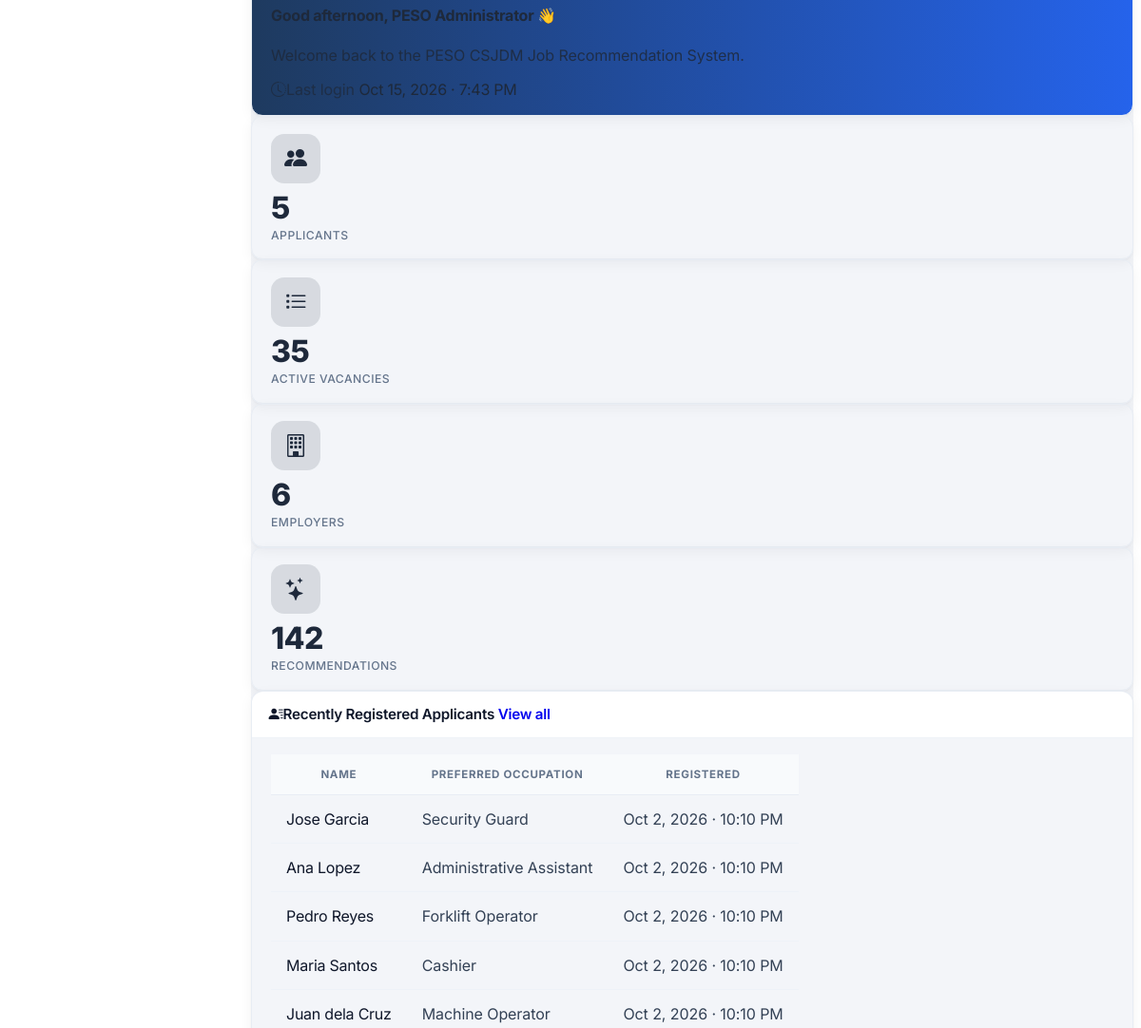
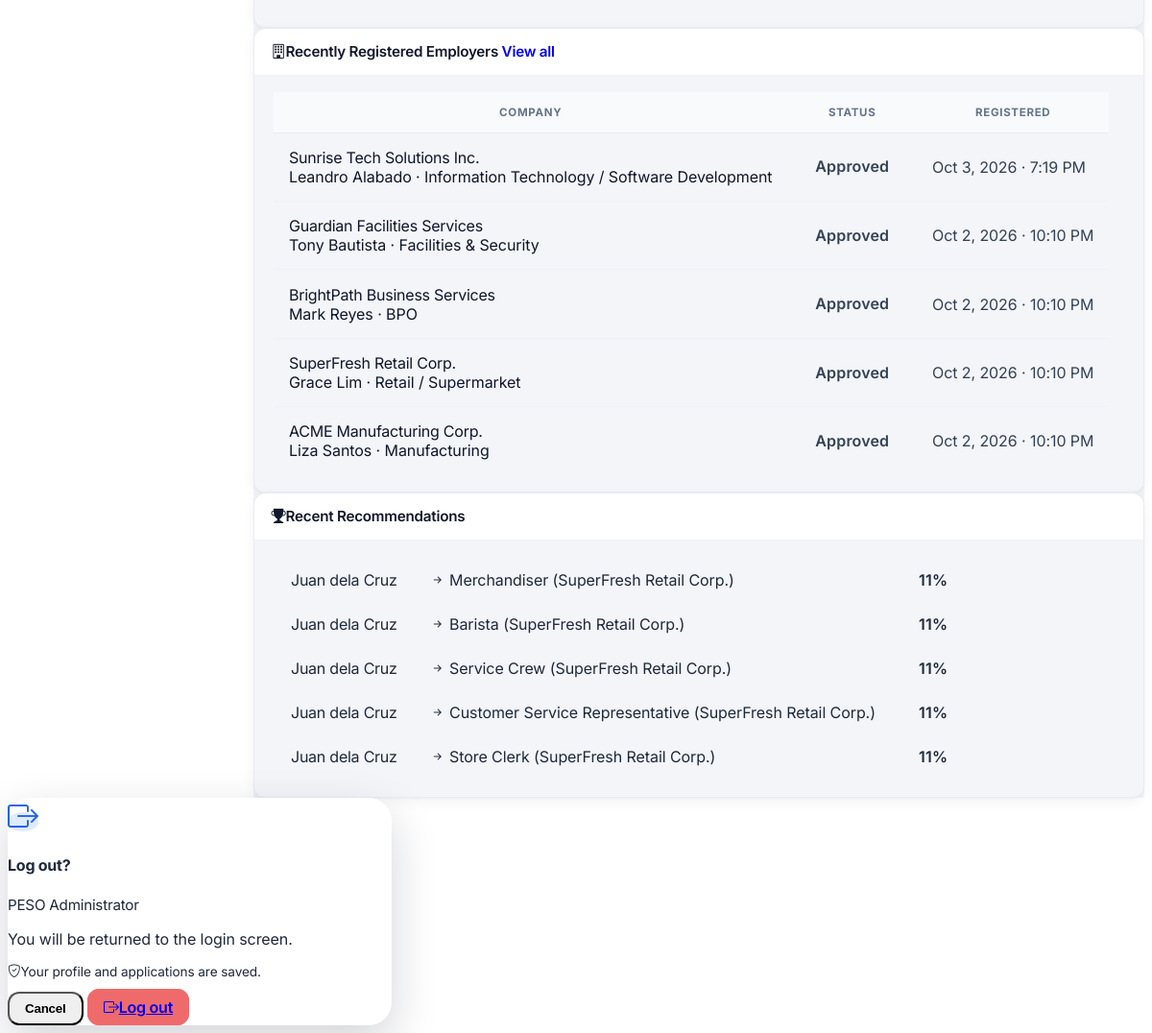
Before: /home (signed in, lower part) with the older database file (2 pictures, top to bottom).
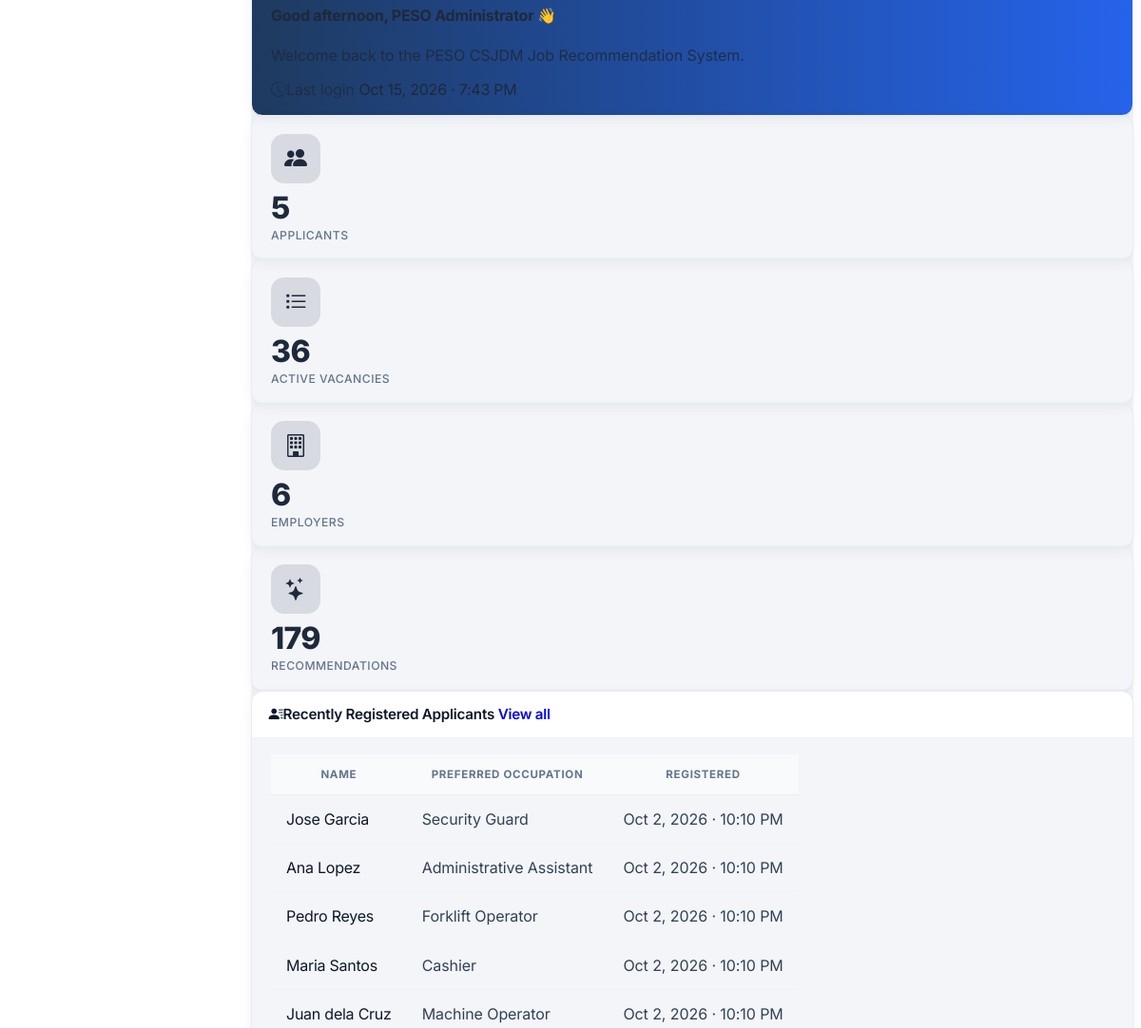
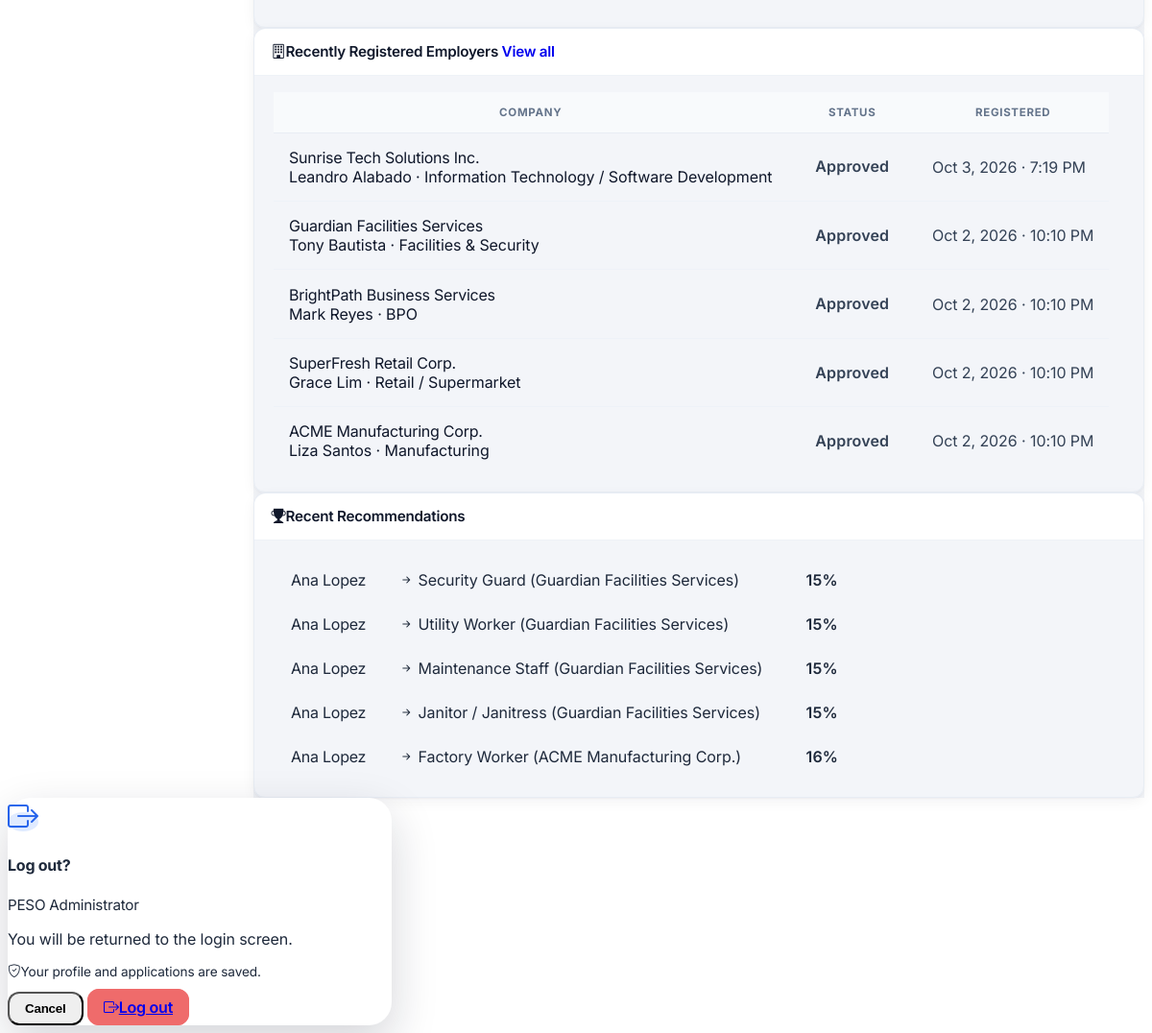
After: the same page with the newer database file (2 pictures, top to bottom).
### tables this page shows
CREATE TABLE "applicants" (
                applicant_id                 INTEGER  PRIMARY KEY AUTOINCREMENT,
                first_name         TEXT     NOT NULL,
                last_name          TEXT     NOT NULL,
                sex                TEXT,
                age                INTEGER,
                barangay           TEXT,
                district           TEXT,
                employment_status  TEXT     DEFAULT 'Unemployed',
                is_pwd             INTEGER  DEFAULT 0,
                educ_level         TEXT     NOT NULL,
                preferred_position TEXT     NOT NULL,
                skills             TEXT     NOT NULL,
                work_experience    TEXT,
                user_id            INTEGER  REFERENCES users(user_id),
                created_at         DATETIME DEFAULT CURRENT_TIMESTAMP,
                is_archived        INTEGER  DEFAULT 0
            , birthdate DATE, contact_number TEXT, middle_name TEXT, suffix TEXT, civil_status TEXT, address_line TEXT, city TEXT, province TEXT, height_cm TEXT, religion TEXT, tin TEXT, landline TEXT, disability TEXT, is_4ps INTEGER DEFAULT 0, household_id TEXT, is_wodp INTEGER DEFAULT 0, is_dswd_foodstamp INTEGER DEFAULT 0, is_caregiver INTEGER DEFAULT 0, is_ofw INTEGER DEFAULT 0, ofw_country TEXT, is_former_ofw INTEGER DEFAULT 0, former_ofw_country TEXT, ofw_return_date TEXT, employed_type TEXT, unemployed_reason TEXT, job_search_months INTEGER, pref_work_local TEXT, pref_work_overseas TEXT, languages TEXT, education TEXT, trainings TEXT, eligibilities TEXT, work_history TEXT, other_skills TEXT, certified INTEGER DEFAULT 0, certified_at DATETIME, photo TEXT);

CREATE TABLE employers (
            employer_id             INTEGER  PRIMARY KEY AUTOINCREMENT,
            user_id        INTEGER  UNIQUE NOT NULL,
            company_name   TEXT     NOT NULL,
            contact_person TEXT     NOT NULL,
            phone          TEXT,
            address        TEXT,
            is_approved    INTEGER  DEFAULT 0,
            created_at     DATETIME DEFAULT CURRENT_TIMESTAMP, tin TEXT, trade_name TEXT, location_type TEXT, employer_sector TEXT, employer_type TEXT, total_workforce TEXT, line_of_business TEXT, address_line TEXT, barangay TEXT, city TEXT, province TEXT, position TEXT, telephone TEXT, mobile TEXT, fax TEXT, profile_email TEXT, certified INTEGER DEFAULT 0, certified_at DATETIME, profile_completed INTEGER DEFAULT 0, approval_requested INTEGER DEFAULT 0,
            FOREIGN KEY (user_id) REFERENCES users(user_id)
        );

CREATE TABLE "recommendations" (
        recommendation_id INTEGER PRIMARY KEY AUTOINCREMENT,
        applicant_id      INTEGER NOT NULL,
        vacancy_id        INTEGER NOT NULL,
        suitability_score REAL    NOT NULL,
        rank              INTEGER,
        recommended_at    DATETIME DEFAULT CURRENT_TIMESTAMP, generated_by INTEGER, status TEXT DEFAULT 'pending',
        FOREIGN KEY (applicant_id) REFERENCES applicants(applicant_id),
        FOREIGN KEY (vacancy_id)   REFERENCES job_vacancies(vacancy_id)
    );

CREATE TABLE job_vacancies (
            vacancy_id                   INTEGER  PRIMARY KEY AUTOINCREMENT,
            employer_name        TEXT     NOT NULL,
            job_title            TEXT     NOT NULL,
            occupational_category TEXT    NOT NULL,
            is_local             INTEGER  DEFAULT 1,
            is_active            INTEGER  DEFAULT 1,
            created_at           DATETIME DEFAULT CURRENT_TIMESTAMP
        , employer_id INTEGER REFERENCES users(user_id), application_deadline DATE, req_gender TEXT DEFAULT 'Any', req_age_min INTEGER, req_age_max INTEGER, req_education TEXT, req_documents TEXT, req_experience_months INTEGER, salary_min INTEGER, salary_max INTEGER, salary_period TEXT, job_location TEXT, req_skills TEXT, requirements_deadline DATE, interview_date DATE, interview_time TEXT, interview_date_end DATE, interview_time_end TEXT, location_type TEXT, venue_address TEXT, max_applicants INTEGER);

### app.py (the view)
@app.route('/home')
@admin_required
def home():
    db = get_db()
    total_applicants = db.execute(
        'SELECT COUNT(*) FROM applicants WHERE is_archived=0'
    ).fetchone()[0]
    active_vacancies = db.execute(
        'SELECT COUNT(*) FROM job_vacancies WHERE is_active=1'
    ).fetchone()[0]
    total_employers = db.execute(
        'SELECT COUNT(*) FROM employers WHERE is_approved=1'
    ).fetchone()[0]
    total_recs = db.execute(
        'SELECT COUNT(*) FROM recommendations'
    ).fetchone()[0]
    total_referrals = db.execute(
        'SELECT COUNT(*) FROM referrals'
    ).fetchone()[0]
    pending_employers = db.execute(
        'SELECT COUNT(*) FROM employers WHERE is_approved=0'
    ).fetchone()[0]
    last_login_row = db.execute(
        "SELECT timestamp FROM login_logs "
        "WHERE user_id=? AND outcome='success' "
        "ORDER BY timestamp DESC LIMIT 1 OFFSET 1",
        (session['user_id'],)
    ).fetchone()
    last_login = last_login_row['timestamp'] if last_login_row else None
    recent_applicants = db.execute(
        'SELECT applicant_id, first_name, last_name, preferred_position, created_at '
        'FROM applicants WHERE is_archived=0 '
        'ORDER BY created_at DESC, applicant_id DESC LIMIT 5'
    ).fetchall()
    recent_employers = db.execute(
        'SELECT employer_id, company_name, contact_person, line_of_business, is_approved, created_at '
        'FROM employers ORDER BY created_at DESC, employer_id DESC LIMIT 5'
    ).fetchall()
    recent_referrals_rows = db.execute('''
        SELECT r.referred_at, r.status,
               a.first_name, a.last_name,
               jv.job_title, jv.employer_name
        FROM referrals r
        JOIN applicants a ON r.applicant_id=a.applicant_id
        JOIN job_vacancies jv ON r.vacancy_id=jv.vacancy_id
        ORDER BY r.referred_at DESC LIMIT 5
    ''').fetchall()
    recent_recs = db.execute('''
        SELECT a.first_name, a.last_name,
               jv.job_title, jv.employer_name,
               rec.suitability_score
        FROM recommendations rec
        JOIN applicants a     ON rec.applicant_id = a.applicant_id
        JOIN job_vacancies jv ON rec.vacancy_id   = jv.vacancy_id
        ORDER BY rec.recommended_at DESC, rec.recommendation_id DESC LIMIT 5
    ''').fetchall()
    return render_template('home.html',
                           total_applicants=total_applicants,
                           active_vacancies=active_vacancies,
                           total_employers=total_employers,
                           total_recs=total_recs,
                           total_referrals=total_referrals,
                           pending_employers=pending_employers,
                           last_login=last_login,
                           recent_applicants=recent_applicants,
                           recent_employers=recent_employers,
                           recent_referrals_rows=recent_referrals_rows,
                           recent_recs=recent_recs)

### app.py (called while the page is built)
def get_db():
    if 'db' not in g:
        g.db = sqlite3.connect(DATABASE)
        g.db.row_factory = sqlite3.Row
        g.db.execute('PRAGMA foreign_keys = ON')
    return g.db

@app.before_request
def drop_stale_session():
    if 'user_id' in session and not (request.endpoint or '').startswith('static'):
        row = get_db().execute('SELECT is_active FROM users WHERE user_id=?', (session['user_id'],)).fetchone()
        if row is None or row['is_active'] == 0:
            session.clear()

@app.before_request
def csrf_same_origin_guard():
    if request.method in ('POST', 'PUT', 'PATCH', 'DELETE'):
        src = request.headers.get('Origin') or request.headers.get('Referer')
        if src:
            from urllib.parse import urlparse
            if urlparse(src).netloc != request.host:
                abort(403)

@app.after_request
def security_headers(resp):
    resp.headers.setdefault('X-Content-Type-Options', 'nosniff')
    resp.headers.setdefault('X-Frame-Options', 'SAMEORIGIN')
    resp.headers.setdefault('Referrer-Policy', 'same-origin')
    return resp

### templates/home.html (shortened to what the changed rows need)
{% extends 'base.html' %}
{% block content %}
<div class="row g-3 mb-4">
  <div class="col-6 col-md-3">
    <div class="card stat-card border-success h-100">
      <div class="card-body text-center">
        <div class="stat-icon text-success"><i class="bi bi-list-task"></i></div>
        <div class="stat-value">{{ '{:,}'.format(active_vacancies) }}</div>
        <div class="stat-label">Active Vacancies</div>
      </div>
    </div>
  </div>
  <div class="col-6 col-md-3">
    <div class="card stat-card border-info h-100">
      <div class="card-body text-center">
        <div class="stat-icon text-info"><i class="bi bi-stars"></i></div>
        <div class="stat-value">{{ '{:,}'.format(total_recs) }}</div>
        <div class="stat-label">Recommendations</div>
      </div>
    </div>
  </div>
</div>
<div class="row g-4">
  <div class="col-lg-6">
    <div class="card shadow-sm h-100">
      <div class="card-body p-0">
        {% if recent_applicants %}
        <table class="table table-hover mb-0 apps-table">
          <thead><tr><th>Name</th><th>Preferred Occupation</th><th class="text-end">Registered</th></tr></thead>
          <tbody>
            {% for ap in recent_applicants %}
            <tr>
              <td class="fw-semibold">{{ ap.first_name }} {{ ap.last_name }}</td>
              <td class="text-muted">{{ ap.preferred_position or '—' }}</td>
              <td class="text-end text-muted small">{{ ap.created_at | friendly_dt }}</td>
            </tr>
            {% endfor %}
          </tbody>
        </table>
        {% else %}
        <div class="text-center text-muted py-5">
          <i class="bi bi-inbox fs-3 d-block mb-2 opacity-50"></i>
          No applicants registered yet.
        </div>
        {% endif %}
      </div>
    </div>
  </div>
  <div class="col-lg-6">
    <div class="card shadow-sm h-100">
      <div class="card-body p-0">
        {% if recent_employers %}
        <table class="table table-hover mb-0 apps-table">
          <thead><tr><th>Company</th><th>Status</th><th class="text-end">Registered</th></tr></thead>
          <tbody>
            {% for e in recent_employers %}
            <tr>
              <td>
                <div class="fw-semibold">{{ e.company_name or '(profile not completed)' }}</div>
                <div class="text-muted small">{{ e.contact_person or '' }}{% if e.line_of_business %} &middot; {{ e.line_of_business }}{% endif %}</div>
              </td>
              <td>
                {% if e.is_approved %}<span class="badge bg-success-subtle text-success-emphasis">Approved</span>
                {% else %}<span class="badge bg-warning-subtle text-warning-emphasis">Pending</span>{% endif %}
              </td>
              <td class="text-end text-muted small">{{ e.created_at | friendly_dt }}</td>
            </tr>
            {% endfor %}
          </tbody>
        </table>
        {% else %}
        <div class="text-center text-muted py-5">
          <i class="bi bi-building fs-3 d-block mb-2 opacity-50"></i>
          No employers registered yet.
        </div>
        {% endif %}
      </div>
    </div>
  </div>
  <div class="col-12">
    <div class="card shadow-sm h-100">
      <div class="card-body p-0">
        {% if recent_recs %}
        <table class="table table-hover mb-0">
          <tbody>
            {% for r in recent_recs %}
            <tr>
              <td class="fw-semibold">{{ r.first_name }} {{ r.last_name }}</td>
              <td>
                <i class="bi bi-arrow-right-short text-muted"></i>
                {{ r.job_title }}
                <span class="text-muted small">({{ r.employer_name }})</span>
              </td>
              <td class="text-end">
                <span class="badge bg-success-subtle text-success-emphasis">
                  {{ (r.suitability_score * 100) | round(0) | int }}%
                </span>
              </td>
            </tr>
            {% endfor %}
          </tbody>
        </table>
        {% else %}
        <div class="text-center text-muted py-5">
          <i class="bi bi-stars fs-3 d-block mb-2 opacity-50"></i>
          No recommendations generated yet.
        </div>
        {% endif %}
      </div>
    </div>
  </div>
</div>
{% endblock %}

Changed rows visible on the page:
removed recommendations: first_name "Juan", last_name "dela Cruz", job_title "Merchandiser", employer_name "SuperFresh Retail Corp.", (r.suitability_score*100)|round(0)|int "11"
removed recommendations: first_name "Juan", last_name "dela Cruz", job_title "Barista", employer_name "SuperFresh Retail Corp.", (r.suitability_score*100)|round(0)|int "11"
removed recommendations: first_name "Juan", last_name "dela Cruz", job_title "Service Crew", employer_name "SuperFresh Retail Corp.", (r.suitability_score*100)|round(0)|int "11"
removed recommendations: first_name "Juan", last_name "dela Cruz", job_title "Customer Service Representative", employer_name "SuperFresh Retail Corp.", (r.suitability_score*100)|round(0)|int "11"
removed recommendations: first_name "Juan", last_name "dela Cruz", job_title "Store Clerk", employer_name "SuperFresh Retail Corp.", (r.suitability_score*100)|round(0)|int "11"
added recommendations: first_name "Ana", last_name "Lopez", job_title "Security Guard", employer_name "Guardian Facilities Services", (r.suitability_score*100)|round(0)|int "15"
added recommendations: first_name "Ana", last_name "Lopez", job_title "Utility Worker", employer_name "Guardian Facilities Services", (r.suitability_score*100)|round(0)|int "15"
added recommendations: first_name "Ana", last_name "Lopez", job_title "Maintenance Staff", employer_name "Guardian Facilities Services", (r.suitability_score*100)|round(0)|int "15"
added recommendations: first_name "Ana", last_name "Lopez", job_title "Janitor / Janitress", employer_name "Guardian Facilities Services", (r.suitability_score*100)|round(0)|int "15"
added recommendations: first_name "Ana", last_name "Lopez", job_title "Factory Worker", employer_name "ACME Manufacturing Corp.", (r.suitability_score*100)|round(0)|int "16"
Other visible differences:
{{ '{:,}'.format(active_vacancies) }}: "35" → "36"
{{ '{:,}'.format(total_recs) }}: "142" → "179"
